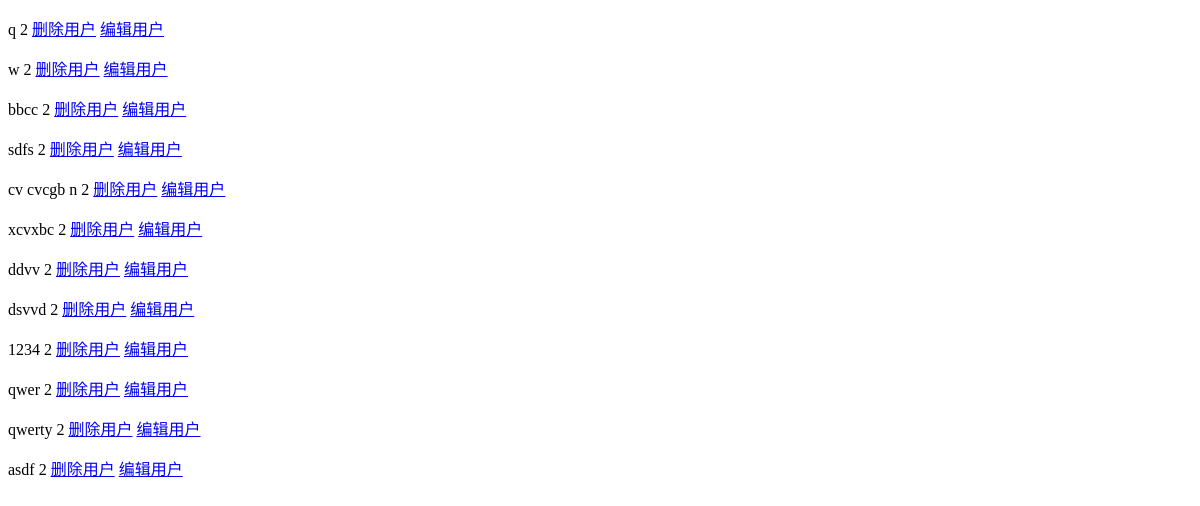
The page /admin/users on the database as committed earlier.
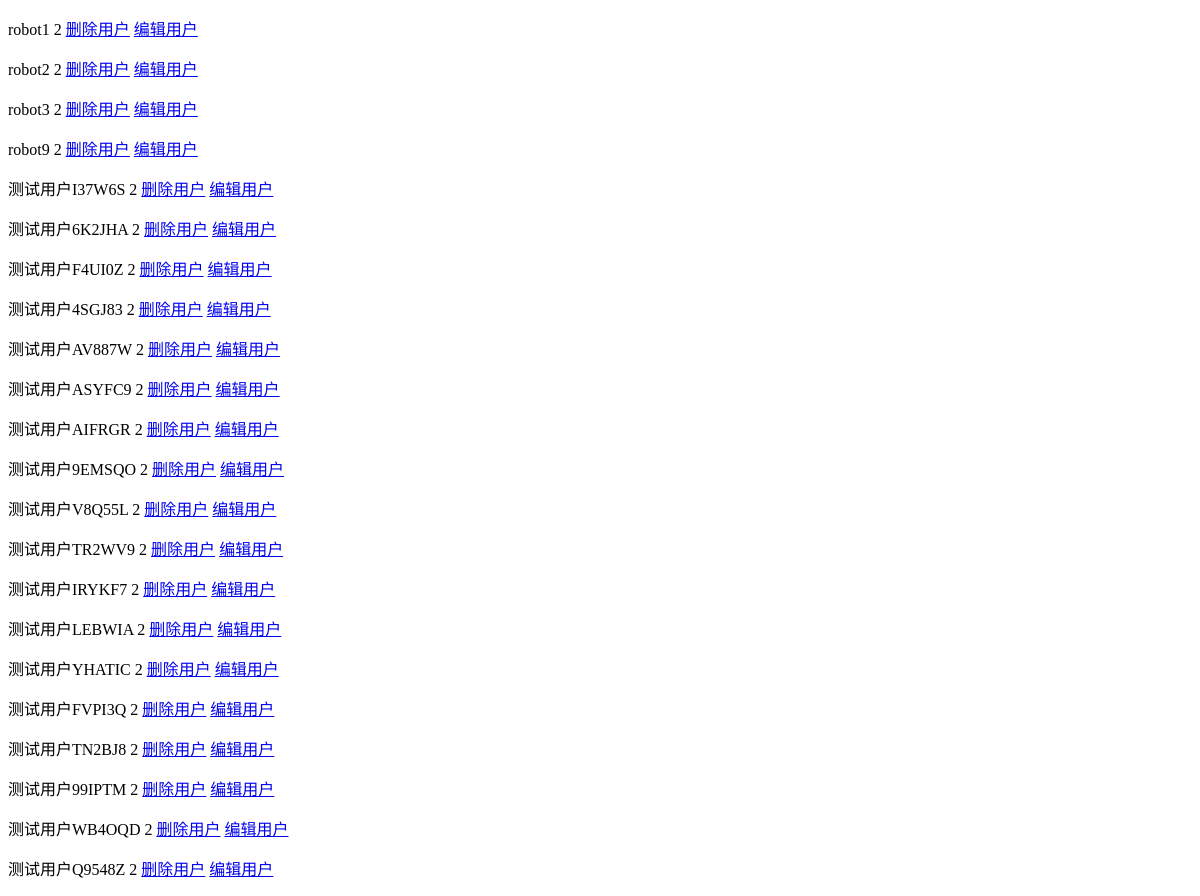
The same page on the database as committed later.
### app/models.py (models this page shows, shortened)
class ReprMixin(object):
    def __repr__(self):
        class_name = self.__class__.__name__
        return u'<{}: {}>'.format(class_name, self.id)

class User(db.Model, ReprMixin):
    __tablename__ = 'users'
    id = db.Column(db.Integer, primary_key=True)
    username = db.Column(db.String())
    password = db.Column(db.String())
    role = db.Column(db.Integer(), default=2)
    follower = db.Column(db.String(), default='')
    followee = db.Column(db.String(), default='')
    created_time = db.Column(db.Integer(), default=0)
    tweets = db.relationship('Tweet', backref='user')
    comments = db.relationship('Comment', backref='user')
    ats = db.relationship('At', backref='user')

### app/api/follow.py (the view)
@api.route('/admin/users')
def users_view():
    users = User.query.all()
    return render_template('users_view.html', users=users)

### app/templates/users_view.html (shortened to what this page needs)
<!DOCTYPE html>
<html lang="en">
<head>
</head>
<body>
    {% for u in users %}
        <p>
            {{ u.username }} {{ u.gender }} {{u.role}}
            <a href="/admin/users/delete/{{u.id}}">删除用户</a>
            <a href="/admin/users/update/{{u.id}}">编辑用户</a>
        </p>
    {% endfor %}
</body>
</html>

Rows that differ between the two databases and show on the page:
changed User: username "q" → "robot1"
changed User: username "w" → "robot2"
changed User: username "bbcc" → "robot3"
changed User: username "sdfs" → "robot9"
changed User: username "cv cvcgb n" → "测试用户I37W6S"
changed User: username "xcvxbc" → "测试用户6K2JHA"
changed User: username "ddvv" → "测试用户F4UI0Z"
changed User: username "dsvvd" → "测试用户4SGJ83"
changed User: username "1234" → "测试用户AV887W"
changed User: username "qwer" → "测试用户ASYFC9"
changed User: username "qwerty" → "测试用户AIFRGR"
changed User: username "asdf" → "测试用户9EMSQO"
added User: username "测试用户V8Q55L", role "2"
added User: username "测试用户TR2WV9", role "2"
added User: username "测试用户IRYKF7", role "2"
added User: username "测试用户LEBWIA", role "2"
added User: username "测试用户YHATIC", role "2"
added User: username "测试用户FVPI3Q", role "2"
added User: username "测试用户TN2BJ8", role "2"
added User: username "测试用户99IPTM", role "2"
added User: username "测试用户WB4OQD", role "2"
added User: username "测试用户Q9548Z", role "2"
